Frame 1 (no input): blank canvas, image omitted
Frame 60 (the mouse pressed at the canvas centre just before this capture): blank canvas, image omitted
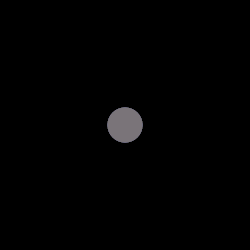
Frame 120 (the mouse held since frame 60 and released just before this capture)

The Processing sketch whose frames 1 and 60 were blank and that drew this single picture after the mouse press (run headless with seeded random() and noise(); from frame 60 on, the mouse is pressed at the canvas centre):

// Processing sketch: processing_18724
// ── processing_18724.pde

int counter;
  
void setup() { 
  size(250, 250);
  background(0);  
  counter = 200;

}
  
void draw() {
  counter++;
  noStroke();
  fill(random(255), random(255), random(255), 20);
    
  if(mousePressed == true) {
    ellipse(mouseX, mouseY, 35, 35);
  }
  
}
